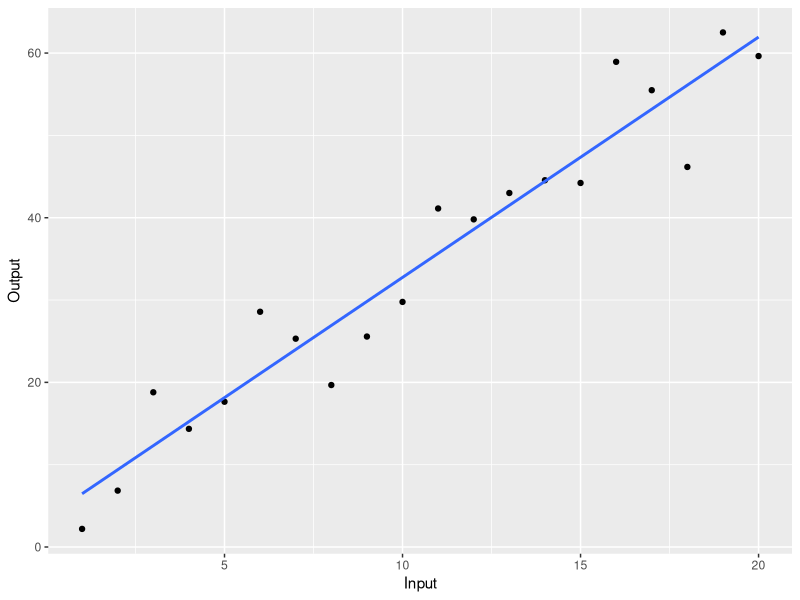
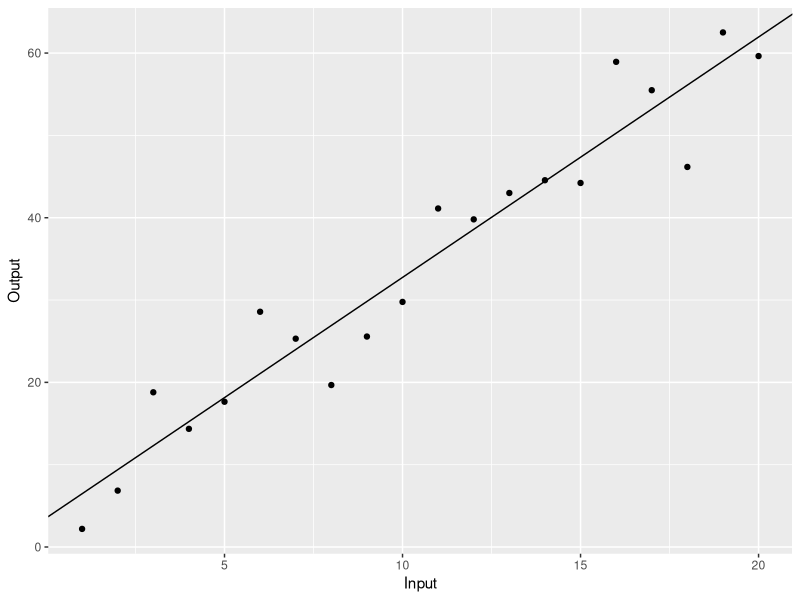
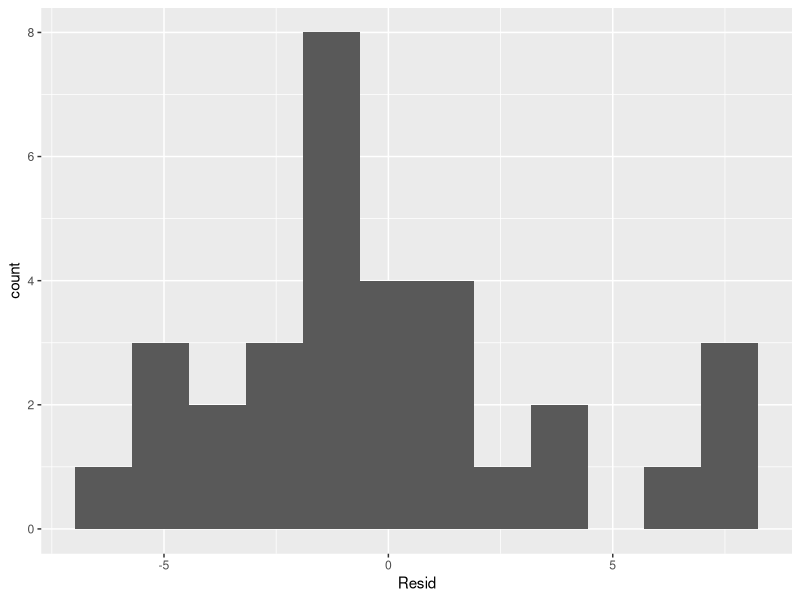
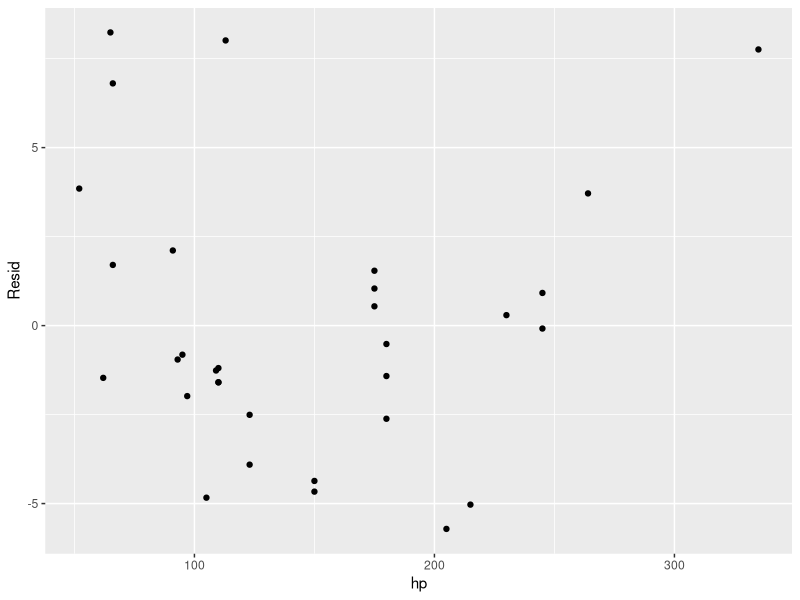
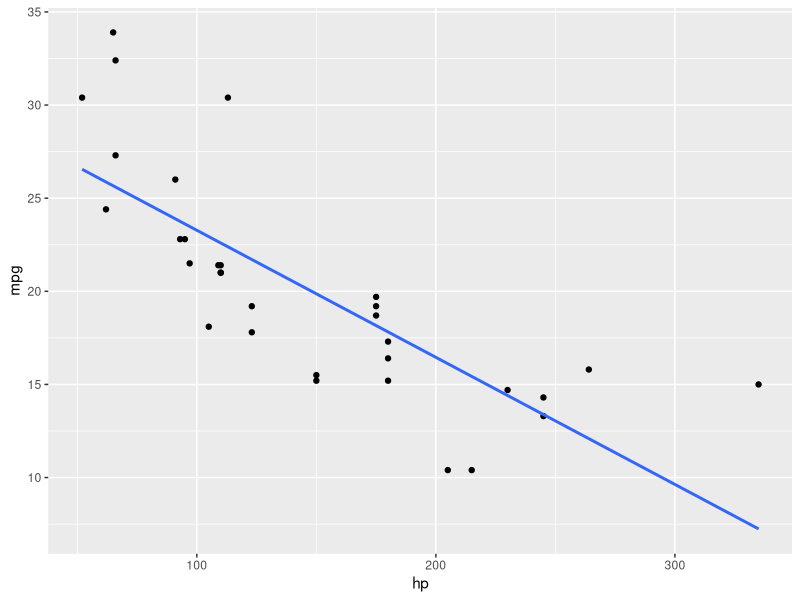
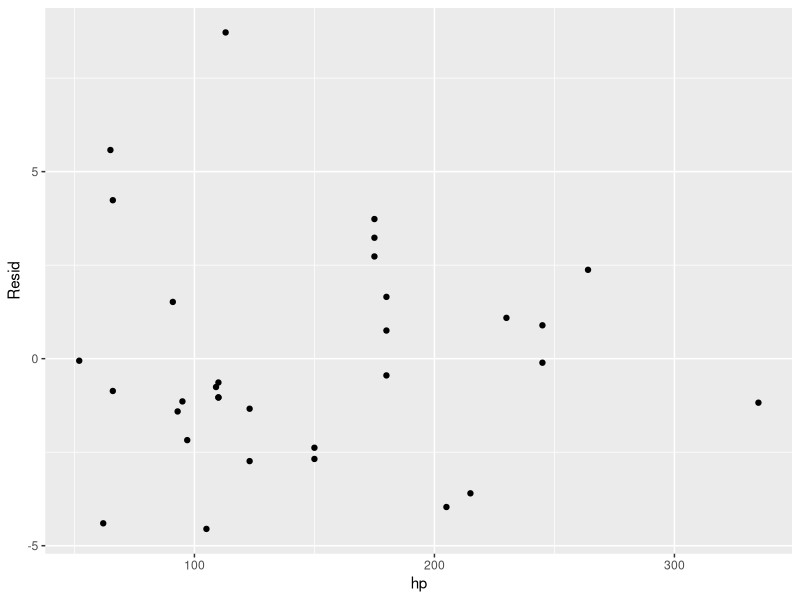
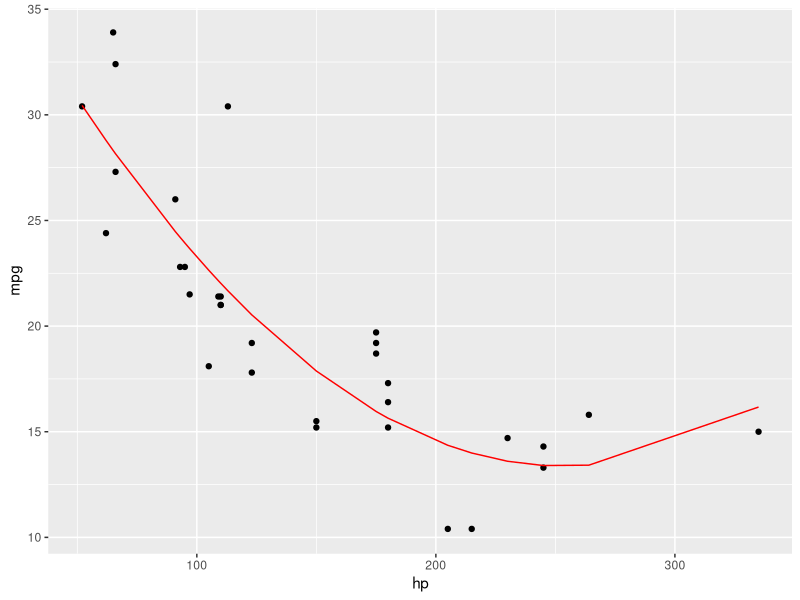

Generate these figures, in order, with R:
## ---- chunk 1
knitr::opts_chunk$set(echo = TRUE)
## ---- chunk 2
library(tidyverse)
## ---- chunk 3
set.seed(123)
toy <- tibble(
    "Input" = 1:20,
    "Output" = 3*(1:20) + 2 + rnorm(20, sd = 5)
)
## ---- chunk 4
ggplot(toy, aes(Input, Output)) + 
    geom_point() +
    geom_smooth(method = "lm", se = F)
## ---- chunk 5
lm(Output ~ Input, data = toy)
## ---- chunk 6
ggplot(toy, aes(Input, Output)) + 
    geom_point() +
    geom_abline(slope = 2.92, intercept = 3.55)
## ---- chunk 7
glimpse(mtcars)
## ---- chunk 8
hp_model <- lm( mpg ~ hp, data = mtcars)
## ---- chunk 9
summary(hp_model)
## ---- chunk 10
library(modelr)
## ---- chunk 11
mtcars %>% 
    add_predictions(hp_model, var = "Predictions") %>%
    add_residuals(hp_model, var = "Resid") %>%
    select(mpg, Predictions, Resid)
## ---- chunk 12
mtcars %>%
    add_residuals(hp_model, var = "Resid") %>%
    ggplot(aes(Resid)) +
    geom_histogram(bins = 12)
## ---- chunk 13
mtcars %>%
    add_residuals(hp_model, var = "Resid") %>%
    ggplot(aes(x = hp, y = Resid)) +
    geom_point()
## ---- chunk 14
mtcars %>%
    ggplot(aes(x = hp, y = mpg)) + 
    geom_point() +
    geom_smooth(method = "lm", se = F)
## ---- chunk 15
quad_hp_model <- lm( mpg ~ hp + I(hp^2), data = mtcars)
quad_hp_model
## ---- chunk 16
mtcars %>%
    add_residuals(quad_hp_model, var = "Resid") %>%
    ggplot(aes(x = hp, y=Resid)) + 
    geom_point()
## ---- chunk 17
mtcars %>%
    mutate(quad_model = 40.4 -.2133*hp + .0004208*hp^2) %>%
    ggplot() + 
    geom_point(aes(x = hp, y = mpg)) + 
    geom_line(aes(x = hp, y = quad_model), color = "red")
